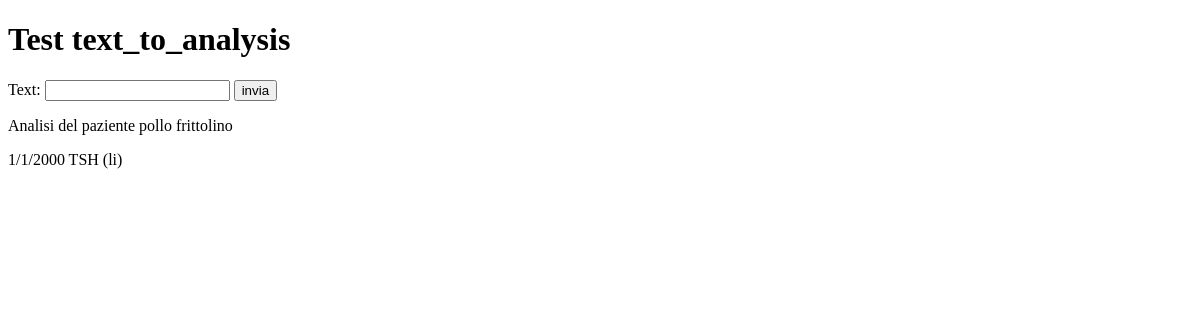
The app's page /patients/test/, older data.
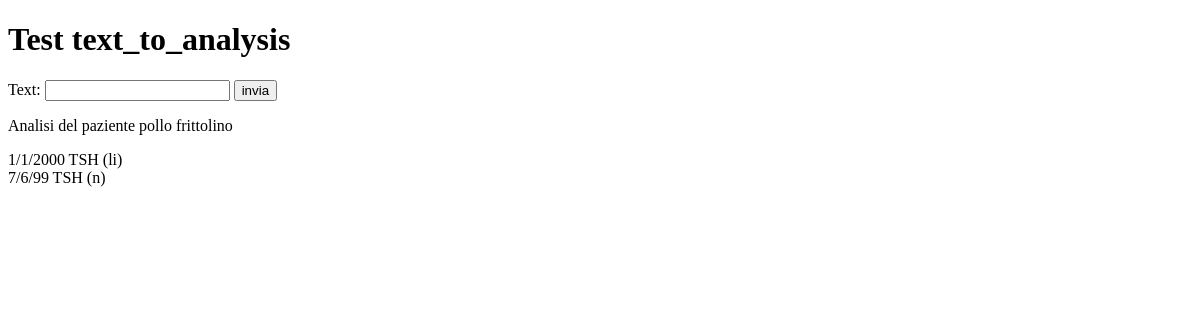
The same page, newer data.
### patients/models.py (models this page shows, shortened)
class ClinicalElement(models.Model):
    date = ItalianPeriodDateField(verbose_name='data', default='01/01/2000')
    name = models.CharField(verbose_name='nome', max_length=250)
    patient = models.ForeignKey(Patient, on_delete=models.CASCADE,
                                verbose_name='paziente')
    class Meta:
        abstract = True

class Analysis(ClinicalElement):
    name = models.ForeignKey(AnalysisName, verbose_name='nome',
                             on_delete=models.CASCADE)
    value = models.FloatField(blank=True, null=True, verbose_name='valore',
                              validators=[MinValueValidator(limit_value=0),])
    rate = models.CharField(max_length=2, choices=RATING_CHOICES, blank=True,
                            verbose_name='valutazione', null=True)
    lower_limit = models.FloatField(blank=True, null=True,
                                    verbose_name='limite inferiore')
    upper_limit = models.FloatField(blank=True, null=True,
                                    verbose_name='limite superiore')
    unit = models.CharField(max_length=10, verbose_name='unità di misura',
                            blank=True, null=True)
    objects = AnalysisManager()
    _tolerance = 0.05
    def rating(self): # TODO: ugly function
        if self.rate: return self.rate
    def __str__(self):
        form = f"{str(self.date)} {self.name.short_name} " # TODO: return better date
        if self.value:
            form = form + str(self.value)
            if self.unit:
                form = ' ' + form + ' ' + self.unit
            return form
        return form + '(' + self.rating() + ')'
    class Meta:
        verbose_name = 'analisi'
        verbose_name_plural = 'analisi'

class AnalysisName(models.Model):
    name = models.CharField(verbose_name='nome', max_length=100)
    short_name = models.CharField(verbose_name='abbreviazione', max_length=25)
    class Meta:
        verbose_name = 'tipo analisi'
        verbose_name_plural = "tipi analisi"

### patients/views.py (the view, shortened to what this page needs)
# urls.py: path('test/', TestTextToAnalysisView.as_view(),
class TestTextToAnalysisView(ListView, FormView): # TODO: check errors in text_to_analysis
    model = Analysis
    form_class = TextToAnalysisForm
    success_url = '/patients/test'
    template_name = "patients/test_panel_text_to_analysis.html"
    context_object_name = 'context'
    queryset = Analysis.objects.filter(patient__last_name__startswith='po')
    def get_context_data(self, **kwargs):
        context = super().get_context_data(**kwargs)
        context['patient'] = Patient.objects.get(last_name__startswith='po')
        return context

### patients/forms.py
class TextToAnalysisForm(forms.Form):
    text = forms.CharField()
    patient = forms.CharField()

### patients/tools.py (called while the page is built)
    @classmethod
    def fromstring(cls, time: str):
        day = None
        month = None
        tokens = time.split('/')
        tokens.reverse()
        tokens_number = len(tokens)
        if tokens_number >= 1:
            year = int(tokens[0])
        if tokens_number > 1:
            month = int(tokens[1])
        if tokens_number > 2:
            day = int(tokens[2])
        return cls(year, month, day)

    def __str__(self):
        if self._day:
            day = str(self._day) + '/'
        else:
            day = ''
        if self._month:
            month = str(self._month) + '/'
        else:
            month = ''
        return f"{day}{month}{self._year}"

    def from_db_value(self, value, expression, connection):
        if value is None:
            return value
        try:
            return ItalianPeriodDate.fromstring(value)
        except ValueError:
            raise ValidationError('valore non valido')

### patients/templates/patients/test_panel_text_to_analysis.html (shortened to what this page needs)
<!DOCTYPE html>
<html lang="en">
<head>
</head>
<body>
  <h1>Test text_to_analysis</h1>
  <form action="" method="post">
    {{ form.text.label_tag }} {{ form.text }}
    <input type="submit" value="invia">
  </form>
  <p>Analisi del paziente {{ patient.last_name }} {{ patient.first_name }}</p>
  {% for analysis in context %}
    {{ analysis }} <br>
  {% endfor %}
</body>
</html>

Row changes from the older to the newer data that the page shows:
added Analysis: date+name+value "7/6/99 TSH (n)"
